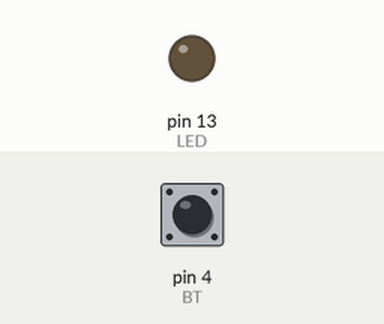
Recording of a sketch running on a simulated Arduino Uno, built with avr-gcc and run on an emulated ATmega328P. On the bench: output pins drawn as LEDs (lit = HIGH). The test bench sets the inputs (shaded band); at power-on: pin 4 (BT) HIGH.

Above: at 1.2 s.
1.3 s: pin 4 (BT) pulled LOW for 0.15 s
At 2.6 s:
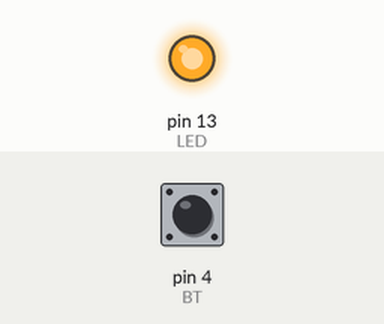
2.9 s: pin 4 (BT) pulled LOW for 1 s
At 5.1 s:
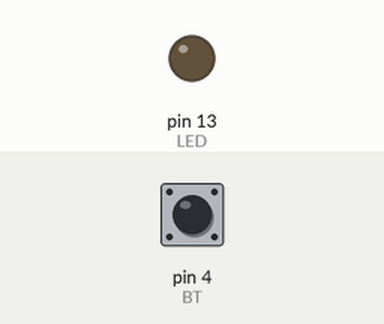
5.4 s: pin 4 (BT) pulled LOW for 3.2 s
At 8.9 s:
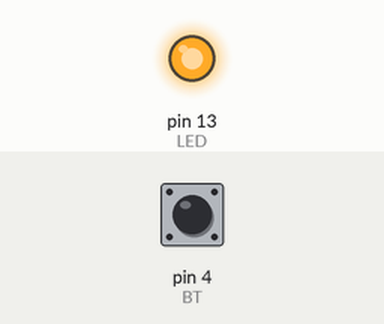
Timing chart, 0 to 10.4 s (numbered marks = the images above; inputs shaded):
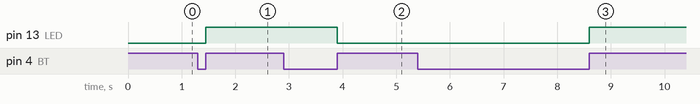

The sketch:

RS485_CSHARP.ino
```cpp
#include <SoftwareSerial.h>
#define RX 2
#define TX 3

#define LED 13
#define BT 4
SoftwareSerial rs485(RX, TX); // RX, TX
char dataRead[3];

// byte adress = 0x01;
// byte adress = 0x02;
byte adress = 0x03;

byte Enable_Rx = 0x05;
byte Enable_Tx = 0x06;
byte On = 0x01;
byte Off = 0x00;

bool onOff;

int lastState = LOW;
int currentState;
unsigned long pressedTime = 0;
unsigned long releasedTime = 0;

void setup()
{
  Serial.begin(9600);
  pinMode(LED, OUTPUT);
  pinMode(BT, INPUT_PULLUP);
  rs485.begin(115200);
  lastState = HIGH;
}
float value;
byte data[7]; // Khởi tạo mảng byte
byte numberTx[4];

uint64_t prev;
bool stateButton;
void loop()
{

  currentState = digitalRead(BT);

  if (lastState == HIGH && currentState == LOW)
  { // button is pressed
    pressedTime = millis();
  }
  else if (lastState == LOW && currentState == HIGH)
  { // button is released
    releasedTime = millis();
    long pressDuration = releasedTime - pressedTime;
    if (pressDuration > 20)
    {
      if (stateButton == true)
      {
        data[0] = adress;
        data[1] = Enable_Tx;
        data[2] = Off;
        rs485.write(data, sizeof(data));
        memset(data, 0, sizeof(data));
        stateButton = false;
      }
      else if (stateButton == false)
      {
        data[0] = adress;
        data[1] = Enable_Tx;
        data[2] = On;
        rs485.write(data, sizeof(data));
        memset(data, 0, sizeof(data));
        stateButton = true;
      }
    }
  }
  lastState = currentState;
  while (rs485.available())
  {
    int lenRS = rs485.readBytes(dataRead, 3);

    if (dataRead[0] == adress)
    {
      if (dataRead[1] == Enable_Rx)
      {
        Serial.write(dataRead, 7);
        if (dataRead[2] == On)
        {
          data[0] = adress;
          data[1] = Enable_Tx;
          data[2] = On;
          stateButton = true;
        }
        else if (dataRead[2] == Off)
        {
          data[0] = adress;
          data[1] = Enable_Tx;
          data[2] = Off;
          stateButton = false;
        }
        rs485.write(data, sizeof(data));
        memset(data, 0, sizeof(data));
      }
    }
    memset(dataRead, 0, 3);
  }
  digitalWrite(LED, stateButton);
}
```

Measured:
- after the input at 1.3 s, pin 13 (LED): LOW → HIGH after 0.15 s
- after the input at 2.9 s, pin 13 (LED): HIGH → LOW after 1.0 s
- after the input at 5.4 s, pin 13 (LED): LOW → HIGH after 3.2 s
